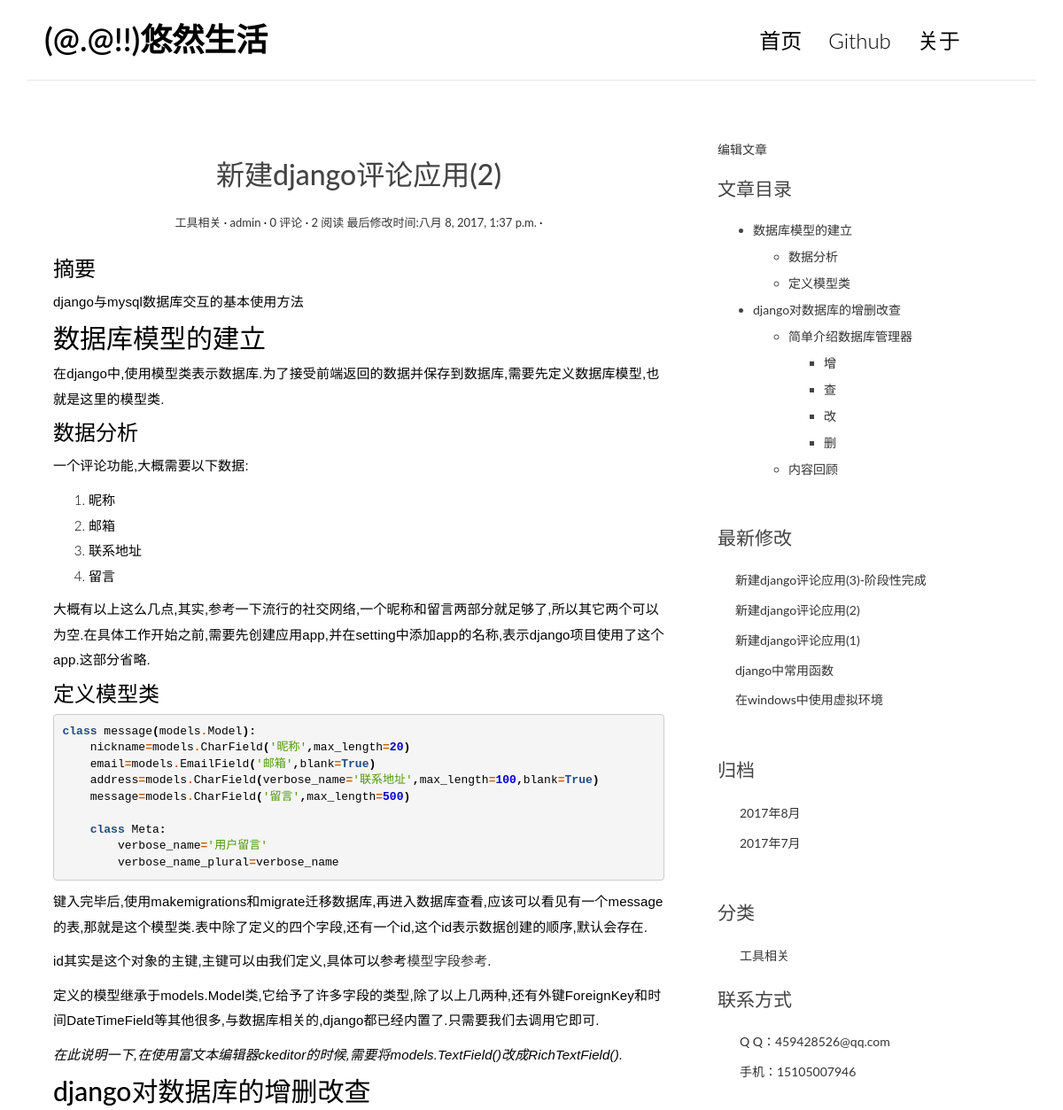
The app's page /post/17/ (upper part), older data.
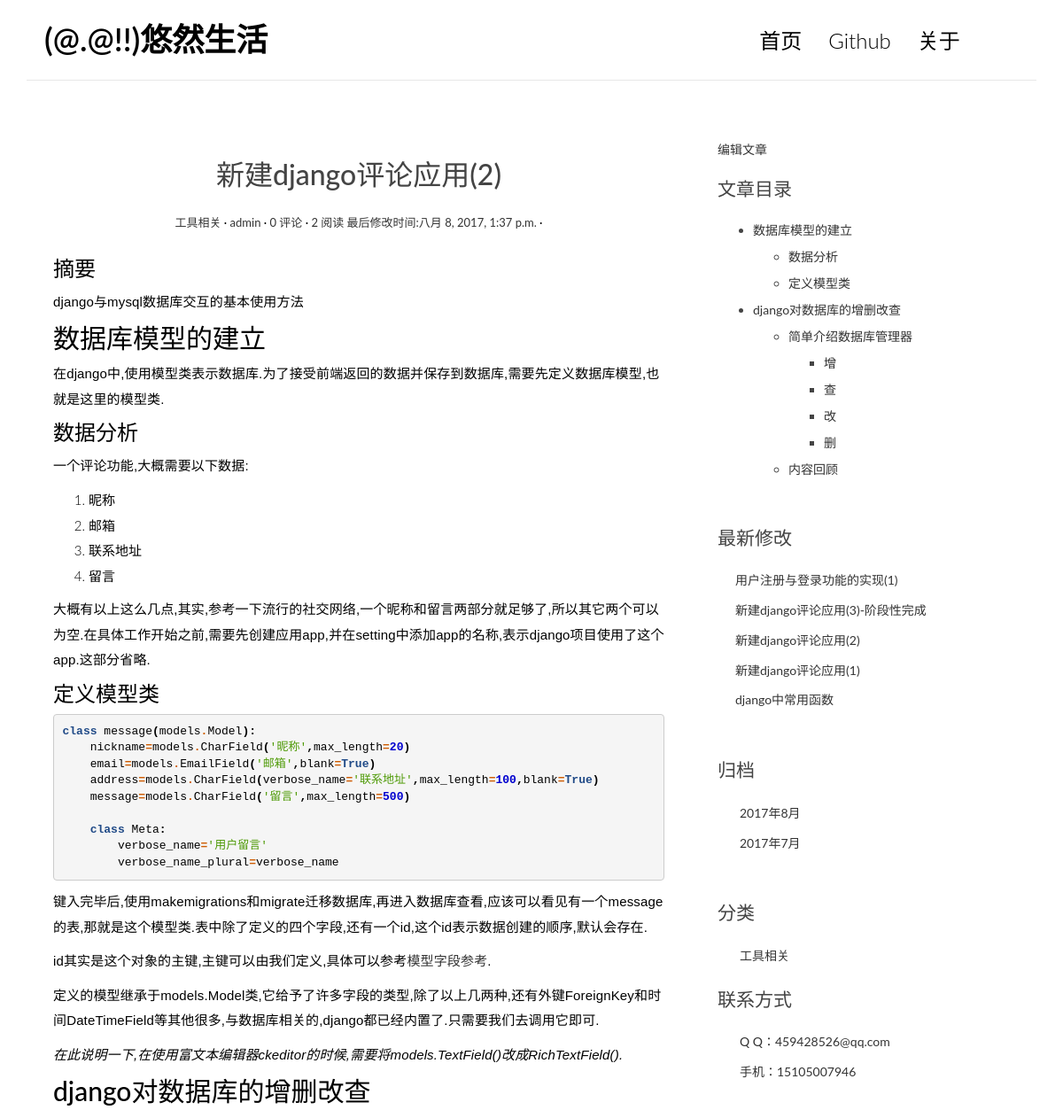
The same page, newer data.
### blog/models.py (models this page shows, shortened)
class Post(models.Model):
    title = models.CharField(max_length=70, verbose_name='标题')
    markdown_or_not = models.CharField(max_length=6, choices=(
        ('m', 'markdown'), ('c', 'ckeditor')), default='c', verbose_name='编辑器选择')
    excerpt = models.TextField(verbose_name='摘要', max_length=200, blank=True)
    body = models.TextField('文章-Markdown', blank=True)
    body_ckeditor = RichTextField('文章-ckeditor', blank=True)
    created_time = models.DateTimeField('添加时间', default=datetime.now)
    modified_time = models.DateTimeField(
        default=datetime.now, verbose_name='最后修改时间')
    category = models.ForeignKey(Category, verbose_name='分类')
    tags = models.ManyToManyField(Tag, blank=True, verbose_name='标签')
    author = models.ForeignKey(User, verbose_name='作者')
    views = models.PositiveIntegerField(default=0)
    class Meta:
        verbose_name = '文章'
        verbose_name_plural = verbose_name
    def increase_views(self):
        self.views += 1
        self.save(update_fields=['views'])

class Category(models.Model):
    name = models.CharField(max_length=100)
    class Meta:
        verbose_name = '分类'
        verbose_name_plural = verbose_name

### blog/views.py (the view)
# urls.py: url(r'^post/(?P<pk>[0-9]+)/$', views.detail, name='detail'),
def detail(request, pk):
    post = get_object_or_404(Post, pk=pk)
    post.increase_views()
    md = markdown.Markdown(extensions=[
        'markdown.extensions.extra',
        'markdown.extensions.codehilite',
        'markdown.extensions.toc',
    ])
    post.body= md.convert(post.body)
    post.excerpt = markdown.markdown(post.excerpt)
    form = CommentForm()
    comment_list = post.comment_set.all()
    context = {'post': post,
               'form': form,
               'comment_list': comment_list,
               'toc': md.toc,
               'post.excerpt': post.excerpt,
               }
    return render(request, 'blog/detail.html', context=context)

### blog/templatetags/blog_tags.py (called while the page is built)
@register.simple_tag
def get_recent_posts(num=5):
    return Post.objects.all().order_by('-modified_time')[:num]

@register.simple_tag
def archives():
    return Post.objects.dates('created_time', 'month', order='DESC')

@register.simple_tag
def get_categories():
    return Category.objects.all()

### templates/blog/detail.html (shortened to what this page needs)
{% extends "base.html" %} {% block main %}
<article class="post post-1">
    <header class="entry-header">
        <h1 class="entry-title">{{post.title}}</h1>
        <div class="entry-meta">
            <span class="post-category"><a href="#">{{post.category.name}}</a></span>
            <span class="post-author"><a href="#">{{post.author}}</a></span>
            <span class="comments-link"><a href="#">{{ post.comment_set.count }} 评论</a></span>
            <span class="views-count"><a href="#">{{ post.views }} 阅读</a></span>
            <span class="post-date"><a href="#">最后修改时间:<time class="entry-date">{{post.modified_time}}</time></a></span>
        </div>
    </header>
    <div class="entry-content clearfix">
        <h3>摘要</h3> {{post.excerpt|safe}}
        {{post.body|safe}}
    </div>
</article>
{% endblock main %} {% block toc %}
<div class="widget widget-content">
    <h5><a href="/admin/blog/post/{{ post.pk }}/change/">编辑文章</span></a></h5>
    <h3 class="widget-title">文章目录</h3> {{toc|safe}}
</div>
{% endblock toc %}

### templates/base.html (shortened to what this page needs)
{% load staticfiles %} {% load blog_tags %}
<!DOCTYPE html>
<html>
<head>
    <link rel="stylesheet" href="http://code.ionicframework.com/ionicons/2.0.1/css/ionicons.min.css">
    <link rel="stylesheet" href="{% static 'css/bootstrap.min.css' %}">
    <link rel="stylesheet" href="{% static 'css/pace.css' %}">
    <link rel="stylesheet" href="{% static 'css/custom.css' %}">
    <link rel="stylesheet" href="{% static 'css/highlights/tango.css' %}">
</head>
<body>
    <div class="container">
        <header id="site-header">
            <div class="row">
                <div class="col-md-4 col-sm-5 col-xs-8">
                    <div class="logo">
                        <h1><a href="/index/">(@.@!!)悠然生活</a></h1>
                    </div>
                </div>
                <div class="col-md-8 col-sm-7 col-xs-4">
                    <nav class="main-nav" role="navigation">
                        <div class="collapse navbar-collapse" id="bs-example-navbar-collapse-1">
                            <ul class="nav navbar-nav navbar-right">
                                <li class="cl-effect-11"><a href="/index/" data-hover="首页">首页</a></li>
                                <li class="cl-effect-11"><a href="https://github.com/ychgithub/myblog" data-hover="Github">Github</a></li>
                                <li class="cl-effect-11"><a href="/post/13/" data-hover="关于">关于</a></li>
                            </ul>
                        </div>
                    </nav>
                </div>
            </div>
        </header>
    </div>
    <div class="content-body">
        <div class="container">
            <div class="row">
                <main class="col-md-8">
                    {% block main %} {% endblock main %}
                </main>
                <aside class="col-md-4">
                    {% block toc %} {% endblock toc %}
                    <div class="widget widget-recent-posts">
                        <h3 class="widget-title">最新修改</h3>
                        <ul>
                            {% get_recent_posts as recent_post_list %}
                            {% for post in recent_post_list %}
                            <li>
                                <a href="/post/{{post.pk}}/">{{post.title}}</a>
                            </li>
                            {% endfor %}
                        </ul>
                    </div>
                    <div class="widget widget-archives">
                        <h3 class="widget-title">归档</h3> {% archives as date_list %}
                        <ul>
                            {% for date in date_list %}
                            <li>
                                <a href="#">{{date.year}}年{{date.month}}月</a>
                            </li>
                            {% endfor %}
                        </ul>
                    </div>
                    <div class="widget widget-category">
                        <h3 class="widget-title">分类</h3> {% get_categories as category_list %}
                        <ul>
                            {% for category in category_list %}
                            <li>
                                <a href="#">{{category.name}}</a>
                            </li>
                            {% endfor %}
                        </ul>
                        <h3 class="widget-title">联系方式</h3>
                        <ul>
                            <li>
                                <a href="#">Q  Q：459428526@qq.com</a>
                            </li>
                            <li>
                                <a href="#">手机：15105007946</a>
                            </li>
                        </ul>
                    </div>
                </aside>
            </div>
        </div>
    </div>
</body>
</html>

Row changes from the older to the newer data that the page shows:
no longer on this page (row unchanged): Post: title "在windows中使用虚拟环境"
added Post: title "用户注册与登录功能的实现(1)"
